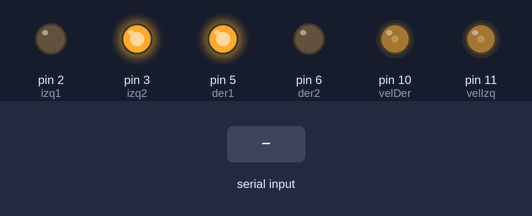
A sketch run on a simulated Arduino Uno, built with avr-gcc and run on an emulated ATmega328P. Parts: output pins drawn as LEDs (lit = HIGH). Inputs (shaded band) come from the test bench.

Above: at 1.2 s.
1.3 s: "A1 on left\n" received over Serial
At 2.1 s:
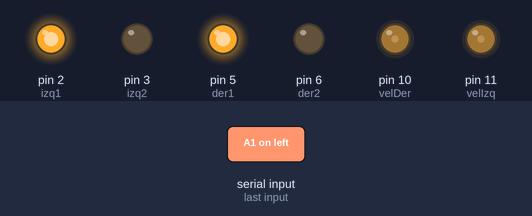
2.8 s: "A1 off\n" received over Serial
At 3.1 s:
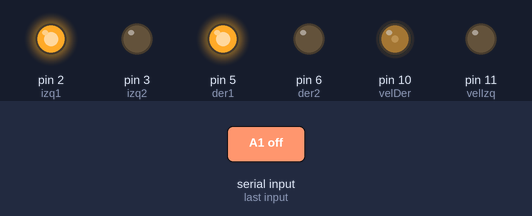
4.3 s: "A2 on left\n" received over Serial
At 5.5 s:
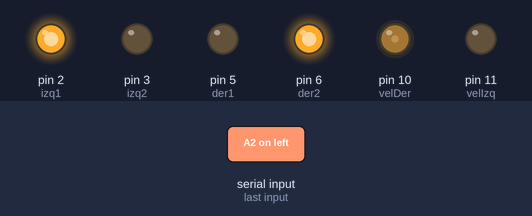
5.8 s: "A1 on right\n" received over Serial
At 6.8 s:
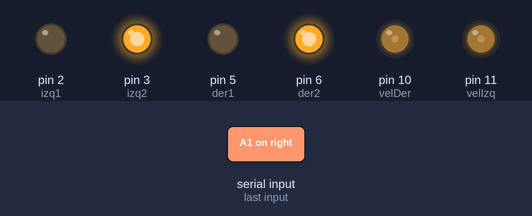
7.3 s: "A2 off\n" received over Serial
At 7.8 s:
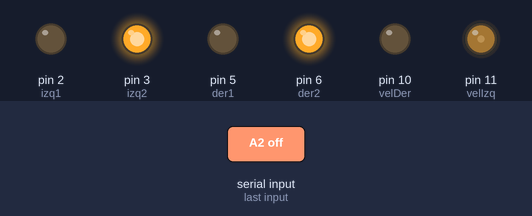
8.8 s: "A2 on right\n" received over Serial
At 9.1 s:
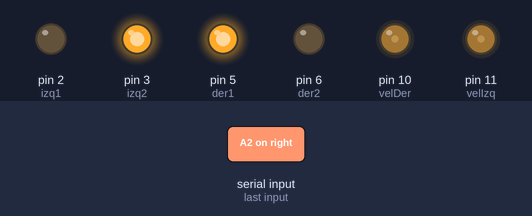
Timing chart, 0 to 11.3 s (numbered marks = the images above; inputs shaded):
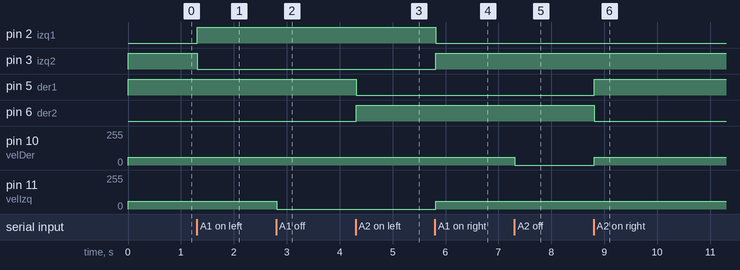

The sketch:

Ejercicio1.ino
```cpp
const int der1 = 5;
const int der2 = 6;
const int izq1 = 2;
const int izq2 = 3;
const int velDer = 10;
const int velIzq = 11;
String txtMsg = "";

int direccion_izq = false;
int velocidad_izq = 60;

int direccion_der = false;
int velocidad_der = 60;

void izquierdo_left(){
  direccion_izq = true;
  velocidad_izq = 60;
}

void izquierdo_right(){
  direccion_izq = false;
  velocidad_izq = 60;
}

void izquierdo_off(){
  velocidad_izq = 0;
}


void derecho_left(){
  direccion_der = true;
  velocidad_der = 60;
}

void derecho_right(){
  direccion_der = false;
  velocidad_der = 60;
}

void derecho_off(){
  velocidad_der = 0;
}
void setup() {
  // put your setup code here, to run once:
  pinMode (der1, OUTPUT);
  pinMode (der2, OUTPUT);
  pinMode (izq1, OUTPUT);
  pinMode (izq2, OUTPUT);
  pinMode (velDer, OUTPUT);
  pinMode (velIzq, OUTPUT);
  Serial.begin(9600);
}

void loop() {
  // put your main code here, to run repeatedly:
   while (Serial.available()) {
    char inChar = Serial.read();
    if(inChar != '\n'){
      txtMsg.concat(inChar);
    }
    else{
      //Serial.println(txtMsg);
      txtMsg = "";
      }
    }
   if (txtMsg == "A1 on left"){
      izquierdo_left();
    }
   if (txtMsg == "A1 on right"){
      izquierdo_right();
    }
   if (txtMsg == "A1 off"){
      izquierdo_off();
    }


   if (txtMsg == "A2 on left"){
      derecho_left();
    }
   if (txtMsg == "A2 on right"){
      derecho_right();
    }
   if (txtMsg == "A2 off"){
      derecho_off();
    }

    digitalWrite(izq1,direccion_izq);
    digitalWrite(izq2,!direccion_izq);
    analogWrite(velIzq,velocidad_izq);

    digitalWrite(der1,!direccion_der);
    digitalWrite(der2,direccion_der);
    analogWrite(velDer,velocidad_der);
}
```

Measured:
- after the input at 1.3 s, pin 2 (izq1): LOW → HIGH at once; pin 3 (izq2): HIGH → LOW at once
- after the input at 2.8 s, pin 11 (velIzq): 60/255 → 0/255 at once
- after the input at 4.3 s, pin 5 (der1): HIGH → LOW at once; pin 6 (der2): LOW → HIGH at once
- after the input at 5.8 s, pin 2 (izq1): HIGH → LOW at once; pin 3 (izq2): LOW → HIGH at once; pin 11 (velIzq): 0/255 → 60/255 at once
- after the input at 7.3 s, pin 10 (velDer): 60/255 → 0/255 at once
- after the input at 8.8 s, pin 5 (der1): LOW → HIGH at once; pin 6 (der2): HIGH → LOW at once; pin 10 (velDer): 0/255 → 60/255 at once
